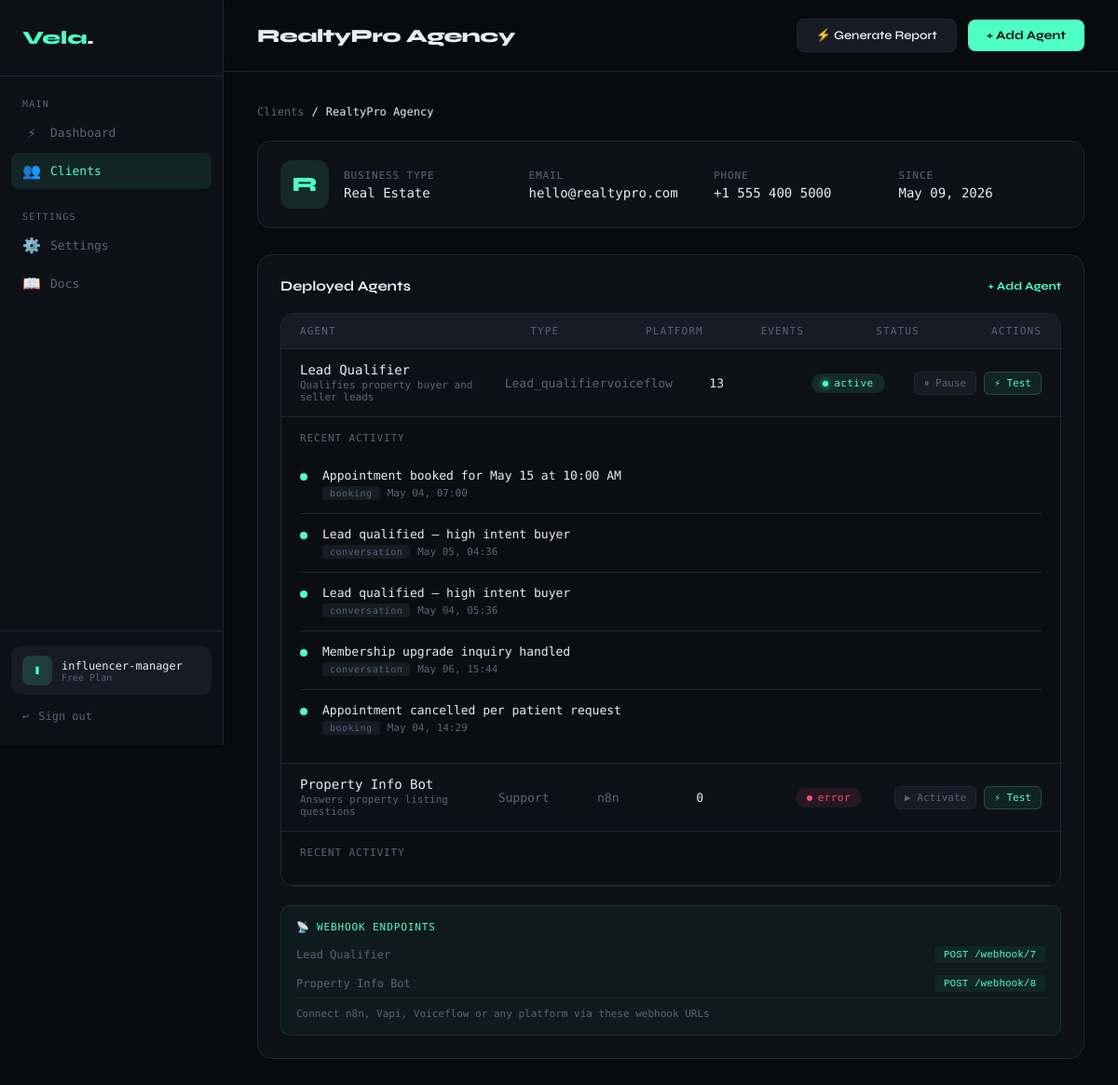
Page /clients/5 (signed in) on the committed database.
### app.py (models this page shows)
class Client(db.Model):
    id = db.Column(db.Integer, primary_key=True)
    name = db.Column(db.String(100), nullable=False)
    business_type = db.Column(db.String(100))
    email = db.Column(db.String(120))
    phone = db.Column(db.String(20))
    agency_id = db.Column(db.Integer, db.ForeignKey('agency.id'), nullable=False)
    created_at = db.Column(db.DateTime, default=datetime.utcnow)
    agents = db.relationship('Agent', backref='client', lazy=True)

class Agent(db.Model):
    id = db.Column(db.Integer, primary_key=True)
    name = db.Column(db.String(100), nullable=False)
    agent_type = db.Column(db.String(50))  # receptionist, sales, support, etc
    platform = db.Column(db.String(50))    # n8n, vapi, voiceflow, custom
    status = db.Column(db.String(20), default='active')  # active, paused, error
    description = db.Column(db.Text)
    client_id = db.Column(db.Integer, db.ForeignKey('client.id'), nullable=False)
    created_at = db.Column(db.DateTime, default=datetime.utcnow)
    logs = db.relationship('ActivityLog', backref='agent', lazy=True)

class ActivityLog(db.Model):
    id = db.Column(db.Integer, primary_key=True)
    agent_id = db.Column(db.Integer, db.ForeignKey('agent.id'), nullable=False)
    event_type = db.Column(db.String(50))   # conversation, booking, error, handoff
    summary = db.Column(db.Text)
    outcome = db.Column(db.String(20))      # success, failed, pending
    created_at = db.Column(db.DateTime, default=datetime.utcnow)

### app.py (the view)
@app.route('/clients/<int:client_id>')
def client_detail(client_id):
    if 'agency_id' not in session:
        return redirect(url_for('login'))
    client = Client.query.get_or_404(client_id)
    return render_template('client_detail.html', client=client)

### templates/client_detail.html (shortened to what this page needs)
{% extends "base.html" %}
{% block page_title %}{{ client.name }}{% endblock %}
{% block topbar_actions %}
  <a href="/clients/{{ client.id }}/report" class="btn-secondary">⚡ Generate Report</a>
  <a href="/clients/{{ client.id }}/agents/add" class="btn-primary">+ Add Agent</a>
{% endblock %}
{% block content %}
<div class="breadcrumb">
  <a href="/clients">Clients</a>
  <span>/</span>
  <span>{{ client.name }}</span>
</div>
<div style="display:grid;grid-template-columns:auto 1fr;gap:16px;align-items:center;margin-bottom:28px;padding:20px 24px;background:var(--surface);border:1px solid var(--border);border-radius:14px;">
  <div style="width:52px;height:52px;background:rgba(77,255,195,0.1);border-radius:12px;display:flex;align-items:center;justify-content:center;font-family:'Syne',sans-serif;font-size:22px;font-weight:800;color:var(--accent);">
    {{ client.name[0].upper() }}
  </div>
  <div style="display:grid;grid-template-columns:repeat(4,1fr);gap:24px;">
    <div>
      <div style="font-size:11px;color:var(--muted);text-transform:uppercase;letter-spacing:0.08em;margin-bottom:4px;">Business Type</div>
      <div style="font-size:14px;">{{ client.business_type or '—' }}</div>
    </div>
    <div>
      <div style="font-size:11px;color:var(--muted);text-transform:uppercase;letter-spacing:0.08em;margin-bottom:4px;">Email</div>
      <div style="font-size:14px;">{{ client.email or '—' }}</div>
    </div>
    <div>
      <div style="font-size:11px;color:var(--muted);text-transform:uppercase;letter-spacing:0.08em;margin-bottom:4px;">Phone</div>
      <div style="font-size:14px;">{{ client.phone or '—' }}</div>
    </div>
    <div>
      <div style="font-size:11px;color:var(--muted);text-transform:uppercase;letter-spacing:0.08em;margin-bottom:4px;">Since</div>
      <div style="font-size:14px;">{{ client.created_at.strftime('%b %d, %Y') }}</div>
    </div>
  </div>
</div>
<div class="card">
  <div class="card-title">
    Deployed Agents
    <a href="/clients/{{ client.id }}/agents/add" style="font-size:12px;color:var(--accent);text-decoration:none;">+ Add Agent</a>
  </div>
  {% if client.agents %}
  <div class="table-wrap">
    <div class="table-header" style="grid-template-columns:2fr 1fr 1fr 1fr 1fr auto;">
      <span>Agent</span><span>Type</span><span>Platform</span><span>Events</span><span>Status</span><span>Actions</span>
    </div>
    {% for agent in client.agents %}
    <div class="table-row" style="grid-template-columns:2fr 1fr 1fr 1fr 1fr auto;" id="agent-row-{{ agent.id }}">
      <div>
        <div style="font-size:14px;">{{ agent.name }}</div>
        <div style="font-size:11px;color:var(--muted);margin-top:2px;">{{ agent.description[:50] + '...' if agent.description and agent.description|length > 50 else agent.description or 'No description' }}</div>
      </div>
      <div style="color:var(--muted);font-size:13px;text-transform:capitalize;">{{ agent.agent_type or '—' }}</div>
      <div style="color:var(--muted);font-size:13px;">{{ agent.platform or '—' }}</div>
      <div style="font-size:13px;" id="event-count-{{ agent.id }}">{{ agent.logs|length }}</div>
      <div><span class="badge {{ agent.status }}" id="status-badge-{{ agent.id }}">{{ agent.status }}</span></div>
      <div style="display:flex;gap:8px;">
        <button onclick="toggleStatus({{ agent.id }})" id="toggle-btn-{{ agent.id }}"
          style="background:var(--surface2);border:1px solid var(--border);color:var(--muted);padding:5px 10px;border-radius:6px;font-size:11px;cursor:pointer;font-family:'DM Mono',monospace;">
          {% if agent.status == 'active' %}⏸ Pause{% else %}▶ Activate{% endif %}
        </button>
        <button onclick="testWebhook({{ agent.id }})" id="test-btn-{{ agent.id }}"
          style="background:rgba(77,255,195,0.08);border:1px solid rgba(77,255,195,0.2);color:var(--accent);padding:5px 10px;border-radius:6px;font-size:11px;cursor:pointer;font-family:'DM Mono',monospace;">
          ⚡ Test
        </button>
      </div>
    </div>
    <div style="background:rgba(0,0,0,0.2);padding:16px 20px;border-bottom:1px solid var(--border);" id="log-feed-{{ agent.id }}">
      <div style="font-size:11px;color:var(--muted);letter-spacing:0.08em;text-transform:uppercase;margin-bottom:12px;">Recent Activity</div>
      {% for log in agent.logs[-5:]|reverse %}
      <div class="log-item">
        <div class="log-dot {{ log.outcome }}"></div>
        <div class="log-content">
          <div class="log-summary">{{ log.summary or 'Event recorded' }}</div>
          <div class="log-meta" style="display:flex;gap:8px;align-items:center;margin-top:3px;">
            <span class="log-type">{{ log.event_type }}</span>
            <span>{{ log.created_at.strftime('%b %d, %H:%M') }}</span>
          </div>
        </div>
      </div>
      {% endfor %}
    </div>
    {% endfor %}
  </div>
  <div style="margin-top:20px;padding:16px;background:rgba(77,255,195,0.04);border:1px solid rgba(77,255,195,0.1);border-radius:10px;">
    <div style="font-size:11px;color:var(--accent);letter-spacing:0.08em;text-transform:uppercase;margin-bottom:8px;">📡 Webhook Endpoints</div>
    {% for agent in client.agents %}
    <div style="display:flex;justify-content:space-between;align-items:center;padding:6px 0;border-bottom:1px solid rgba(77,255,195,0.05);">
      <span style="font-size:12px;color:var(--muted);">{{ agent.name }}</span>
      <code style="font-size:11px;color:var(--accent);background:rgba(77,255,195,0.05);padding:3px 10px;border-radius:4px;">POST /webhook/{{ agent.id }}</code>
    </div>
    {% endfor %}
    <p style="font-size:11px;color:var(--muted);margin-top:10px;">Connect n8n, Vapi, Voiceflow or any platform via these webhook URLs</p>
  </div>
  {% endif %}
</div>
{% endblock %}

### templates/base.html (style rules this page uses)
:root { --bg: #080A0F; --surface: #0D1117; --surface2: #161B24; --border: #1E2733; --accent: #4DFFC3; --accent2: #7B61FF; --text: #E8EDF5; --muted: #5A6478; --danger: #FF4D6D; --warning: #FFB547; --sidebar: 240px; }
* { margin: 0; padding: 0; box-sizing: border-box; }
body { background: var(--bg); color: var(--text); font-family: 'DM Mono', monospace; min-height: 100vh; display: flex; }
.btn-primary { background: var(--accent); color: var(--bg); border: none; padding: 9px 20px; border-radius: 8px; font-family: 'Syne', sans-serif; font-weight: 700; font-size: 13px; cursor: pointer; text-decoration: none; transition: all 0.2s; display: inline-flex; align-items: center; gap: 6px; }
.btn-secondary { background: var(--surface2); color: var(--text); border: 1px solid var(--border); padding: 9px 20px; border-radius: 8px; font-family: 'Syne', sans-serif; font-weight: 600; font-size: 13px; cursor: pointer; text-decoration: none; transition: all 0.2s; display: inline-flex; align-items: center; gap: 6px; }
.card { background: var(--surface); border: 1px solid var(--border); border-radius: 16px; padding: 24px; }
.card-title { font-family: 'Syne', sans-serif; font-size: 15px; font-weight: 700; margin-bottom: 20px; display: flex; justify-content: space-between; align-items: center; }
.table-wrap { background: var(--surface); border: 1px solid var(--border); border-radius: 14px; overflow: hidden; }
.table-header { display: grid; padding: 12px 20px; background: var(--surface2); font-size: 11px; letter-spacing: 0.1em; color: var(--muted); text-transform: uppercase; border-bottom: 1px solid var(--border); }
.table-row { display: grid; padding: 14px 20px; border-bottom: 1px solid var(--border); align-items: center; transition: background 0.15s; text-decoration: none; color: var(--text); }
.badge { display: inline-flex; align-items: center; gap: 6px; padding: 4px 12px; border-radius: 100px; font-size: 11px; letter-spacing: 0.04em; }
.badge::before { content: ''; width: 6px; height: 6px; border-radius: 50%; }
.badge.active { background: rgba(77,255,195,0.1); color: var(--accent); }
.badge.active::before { background: var(--accent); box-shadow: 0 0 6px var(--accent); }
.badge.error { background: rgba(255,77,109,0.1); color: var(--danger); }
.badge.error::before { background: var(--danger); }
.breadcrumb { display: flex; align-items: center; gap: 8px; font-size: 12px; color: var(--muted); margin-bottom: 24px; }
.breadcrumb a { color: var(--muted); text-decoration: none; }
.breadcrumb span { color: var(--text); }
.log-item { display: flex; gap: 16px; padding: 14px 0; border-bottom: 1px solid var(--border); align-items: flex-start; }
.log-item:last-child { border-bottom: none; }
.log-dot { width: 8px; height: 8px; border-radius: 50%; margin-top: 5px; flex-shrink: 0; }
.log-dot.success { background: var(--accent); }
.log-content { flex: 1; }
.log-summary { font-size: 13px; margin-bottom: 4px; }
.log-meta { font-size: 11px; color: var(--muted); }
.log-type { font-size: 10px; padding: 2px 8px; border-radius: 4px; background: var(--surface2); color: var(--muted); letter-spacing: 0.05em; }

### rows in the picture
Client: name "RealtyPro Agency", name "R", business_type "Real Estate", email "hello@realtypro.com", phone "+1 555 400 5000", created_at "May 09, 2026"
Agent: name "Lead Qualifier", description "Qualifies property buyer and seller leads", agent_type "Lead_qualifier", platform "voiceflow", logs|length "13", status "active", shows "⏸ Pause", id "7"
ActivityLog: summary "Appointment booked for May 15 at 10:00 AM", event_type "booking", created_at "May 04, 07:00"
ActivityLog: summary "Lead qualified — high intent buyer", event_type "conversation", created_at "May 05, 04:36"
ActivityLog: summary "Lead qualified — high intent buyer", event_type "conversation", created_at "May 04, 05:36"
ActivityLog: summary "Membership upgrade inquiry handled", event_type "conversation", created_at "May 06, 15:44"
ActivityLog: summary "Appointment cancelled per patient request", event_type "booking", created_at "May 04, 14:29"
Agent: name "Property Info Bot", description "Answers property listing questions", agent_type "Support", platform "n8n", logs|length "0", status "error", shows "▶ Activate", id "8"

### other values in the picture
{{ session.agency_name[0].upper() if session.agency_name else 'A' }} "I"
{{ session.agency_name or 'My Agency' }} "influencer-manager"
